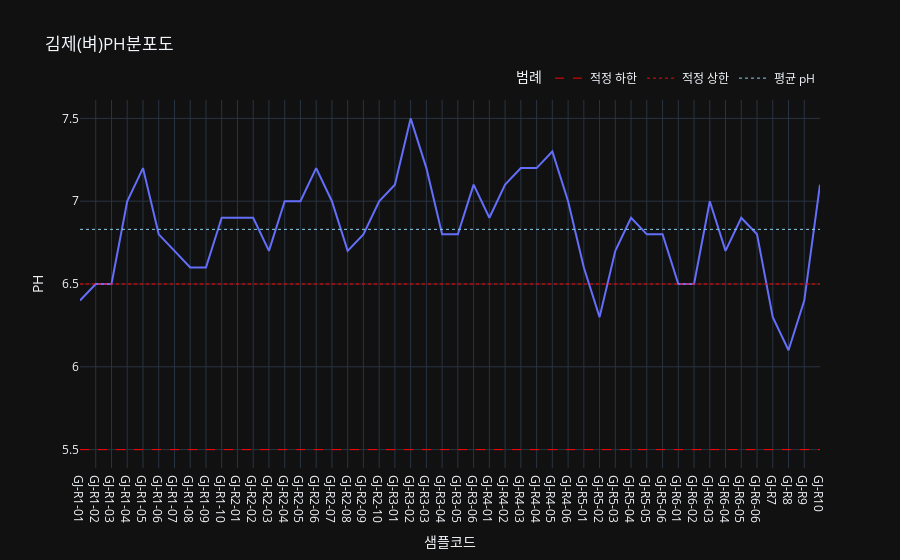

The cell this chart's notebook holds for it:
### Code cell
import plotly.express as px
import plotly.graph_objects as go # go 객체를 사용하기 위해 import 합니다.
# (gj_df_rice 데이터프레임이 준비되었다고 가정합니다)
# 1. 기본 라인 차트 생성
fig = px.line(gj_df_rice, x='샘플코드', y='PH', title='김제(벼)PH분포도')

# 2. 기본 라인 차트의 범례 이름 설정 (★★ 추가된 부분 ★★)
# Plotly Express로 만든 첫 번째 trace의 이름을 지정합니다.
fig.update_traces(name='PH 측정값', selector=dict(type='scatter'))

# 3. add_shape 대신 add_trace를 사용하여 기준선 및 범례 추가
# x0, x1 대신 Scatter의 x, y 좌표를 리스트 형태로 지정합니다.
x_range = ['GJ-R1-01', 'GJ-R10'] # 선을 그릴 x축 범위

# 3-1. '적정 하한' 선 추가
fig.add_trace(go.Scatter(
    x=x_range,
    y=[5.5, 5.5],
    mode='lines',
    name='적정 하한', # 범례에 표시될 이름
    line=dict(color="red", width=1, dash='dash')
))

# 3-2. '적정 상한' 선 추가
fig.add_trace(go.Scatter(
    x=x_range,
    y=[6.5, 6.5],
    mode='lines',
    name='적정 상한', # 범례에 표시될 이름
    line=dict(color="red", width=1, dash='dot')
))

# 3-3. 평균값 선 추가 (임의로 '평균 pH'라고 이름 붙였습니다)
fig.add_trace(go.Scatter(
    x=x_range,
    y=[6.83, 6.83],
    mode='lines',
    name='평균 pH', # 범례에 표시될 이름
    line=dict(color="skyblue", width=1, dash='dot')
))


# 4. 범례 위치 등 레이아웃 업데이트 (선택 사항)
fig.update_layout(
    legend=dict(
        title="범례",
        orientation="h", # 범례를 가로로 표시
        yanchor="bottom",
        y=1.02,
        xanchor="right",
        x=1
    )
)

fig.show()

### Figure 1 — Plotly figure (JSON) as saved in the notebook; plotly's stock layout.template omitted (floating-point values rounded to 4 significant figures)
{"data": [{"hovertemplate": "샘플코드=%{x}<br>PH=%{y}<extra></extra>", "legendgroup": "", "line": {"color": "#636efa", "dash": "solid"}, "marker": {"symbol": "circle"}, "mode": "lines", "name": "PH 측정값", "orientation": "v", "showlegend": false, "x": ["GJ-R1-01", "GJ-R1-02", "GJ-R1-03", "GJ-R1-04", "GJ-R1-05", "GJ-R1-06", "GJ-R1-07", "GJ-R1-08", "GJ-R1-09", "GJ-R1-10", "GJ-R2-01", "GJ-R2-02", "GJ-R2-03", "GJ-R2-04", "GJ-R2-05", "GJ-R2-06", "GJ-R2-07", "GJ-R2-08", "GJ-R2-09", "GJ-R2-10", "GJ-R3-01", "GJ-R3-02", "GJ-R3-03", "GJ-R3-04", "GJ-R3-05", "GJ-R3-06", "GJ-R4-01", "GJ-R4-02", "GJ-R4-03", "GJ-R4-04", "GJ-R4-05", "GJ-R4-06", "GJ-R5-01", "GJ-R5-02", "GJ-R5-03", "GJ-R5-04", "GJ-R5-05", "GJ-R5-06", "GJ-R6-01", "GJ-R6-02", "GJ-R6-03", "GJ-R6-04", "GJ-R6-05", "GJ-R6-06", "GJ-R7", "GJ-R8", "GJ-R9", "GJ-R10"], "xaxis": "x", "y": [6.4, 6.5, 6.5, 7.0, 7.2, 6.8, 6.7, 6.6, 6.6, 6.9, 6.9, 6.9, 6.7, 7.0, 7.0, 7.2, 7.0, 6.7, 6.8, 7.0, 7.1, 7.5, 7.2, 6.8, 6.8, 7.1, 6.9, 7.1, 7.2, 7.2, 7.3, 7.0, 6.6, 6.3, 6.7, 6.9, 6.8, 6.8, 6.5, 6.5, 7.0, 6.7, 6.9, 6.8, 6.3, 6.1, 6.4, 7.1], "yaxis": "y", "type": "scatter"}, {"line": {"color": "red", "dash": "dash", "width": 1}, "mode": "lines", "name": "적정 하한", "x": ["GJ-R1-01", "GJ-R10"], "y": [5.5, 5.5], "type": "scatter"}, {"line": {"color": "red", "dash": "dot", "width": 1}, "mode": "lines", "name": "적정 상한", "x": ["GJ-R1-01", "GJ-R10"], "y": [6.5, 6.5], "type": "scatter"}, {"line": {"color": "skyblue", "dash": "dot", "width": 1}, "mode": "lines", "name": "평균 pH", "x": ["GJ-R1-01", "GJ-R10"], "y": [6.83, 6.83], "type": "scatter"}], "layout": {"xaxis": {"anchor": "y", "domain": [0.0, 1.0], "title": {"text": "샘플코드"}}, "yaxis": {"anchor": "x", "domain": [0.0, 1.0], "title": {"text": "PH"}}, "legend": {"tracegroupgap": 0, "title": {"text": "범례"}, "orientation": "h", "yanchor": "bottom", "y": 1.02, "xanchor": "right", "x": 1}, "title": {"text": "김제(벼)PH분포도"}}}
